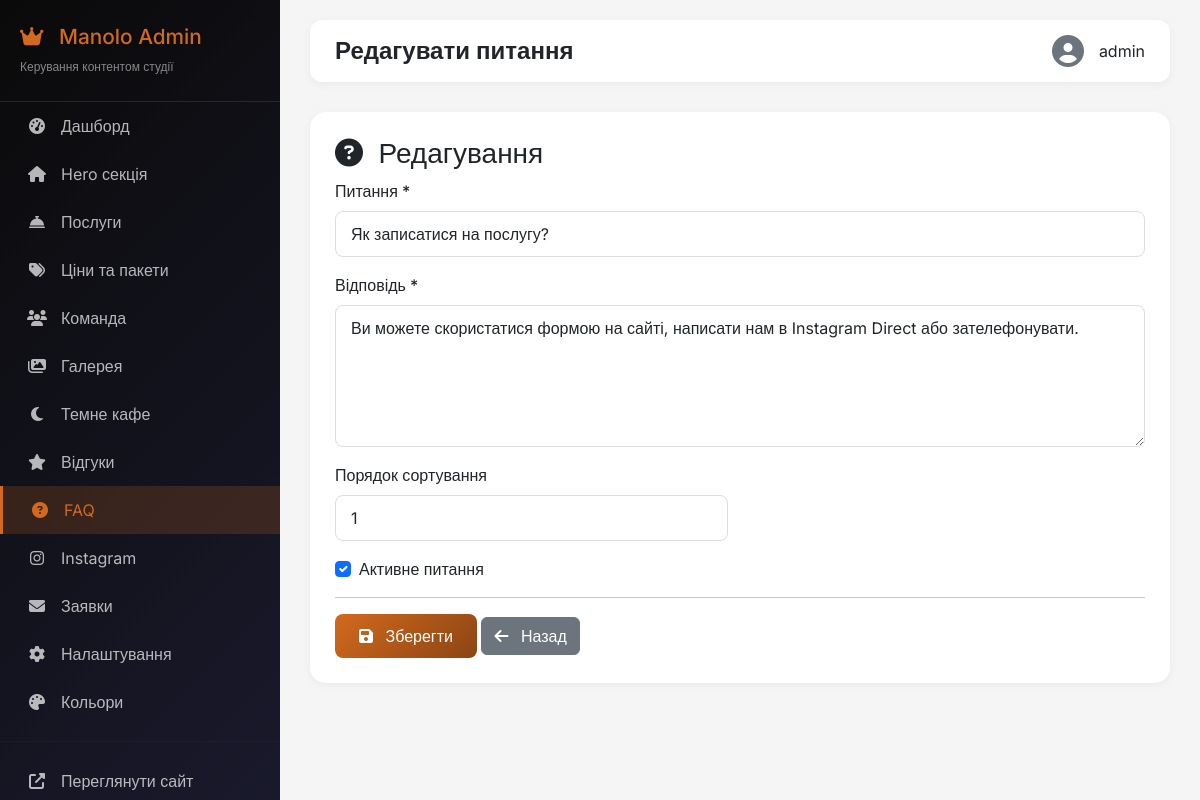
Screenshot of /admin/faq/edit/1 (signed in) with the database file from the repository.
### app.py (models this page shows)
class FAQ(db.Model):
    __tablename__ = 'faqs'
    id = db.Column(db.Integer, primary_key=True)
    question = db.Column(db.String(200), nullable=False)
    answer = db.Column(db.Text, nullable=False)
    order = db.Column(db.Integer, default=0)
    is_active = db.Column(db.Boolean, default=True)

### app.py (the view, shortened to what this page needs)
@app.route('/admin/faq/add', methods=['GET', 'POST'])
@app.route('/admin/faq/edit/<int:id>', methods=['GET', 'POST'])
@login_required
def admin_faq_edit(id=None):
    faq = FAQ.query.get(id) if id else FAQ()
    return render_template('admin/faq_edit.html', faq=faq)

### app.py (called while the page is built)
def login_required(f):
    @wraps(f)
    def decorated_function(*args, **kwargs):
        if not session.get('admin_logged_in'):
            flash('Будь ласка, увійдіть в адмін-панель', 'warning')
            return redirect(url_for('admin_login'))
        return f(*args, **kwargs)
    return decorated_function

### templates/admin/faq_edit.html
{% extends "admin/layout.html" %}
{% block title %}{{ 'Редагувати' if faq.id else 'Додати' }} питання{% endblock %}
{% block content %}
<div class="admin-card">
    <h3><i class="fas fa-question-circle me-2"></i> {{ 'Редагування' if faq.id else 'Нове питання' }}</h3>
    <form method="POST">
        <div class="mb-3">
            <label class="form-label">Питання *</label>
            <input type="text" name="question" class="form-control" value="{{ faq.question or '' }}" required>
        </div>
        <div class="mb-3">
            <label class="form-label">Відповідь *</label>
            <textarea name="answer" class="form-control" rows="5" required>{{ faq.answer or '' }}</textarea>
        </div>
        <div class="row">
            <div class="col-md-6">
                <div class="mb-3">
                    <label class="form-label">Порядок сортування</label>
                    <input type="number" name="order" class="form-control" value="{{ faq.order or 0 }}">
                </div>
            </div>
        </div>
        <div class="mb-3 form-check">
            <input type="checkbox" name="is_active" class="form-check-input" id="is_active" {% if faq.is_active %}checked{% endif %}>
            <label class="form-check-label" for="is_active">Активне питання</label>
        </div>
        <hr>
        <div class="mt-3">
            <button type="submit" class="btn btn-primary">
                <i class="fas fa-save me-2"></i> Зберегти
            </button>
            <a href="{{ url_for('admin_faqs') }}" class="btn btn-secondary">
                <i class="fas fa-arrow-left me-2"></i> Назад
            </a>
        </div>
    </form>
</div>
{% endblock %}

### templates/admin/layout.html (style rules this page uses)
* { margin: 0; padding: 0; box-sizing: border-box; }
body { font-family: 'Inter', sans-serif; background: #f5f5f5; }
.admin-card { background: white; border-radius: 16px; padding: 25px; margin-bottom: 25px; box-shadow: 0 2px 10px rgba(0,0,0,0.05); }
.btn-primary { background: linear-gradient(135deg, #D2691E, #8B4513); border: none; padding: 10px 24px; border-radius: 8px; transition: all 0.3s; }
.form-label { font-weight: 500; margin-bottom: 8px; }
.form-control, .form-select { border-radius: 8px; border: 1px solid #ddd; padding: 10px 15px; }

### rows the page displays
FAQ: question "Як записатися на послугу?", answer "Ви можете скористатися формою на сайті, написати нам в Instagram Direct або зателефонувати.", order "1", is_active "☑"

### other values shown
{{ 'Редагувати' if faq.id else 'Додати' }} "Редагувати"
{{ session.get('admin_username', 'Admin') }} "admin"
{{ 'Редагування' if faq.id else 'Нове питання' }} "Редагування"
